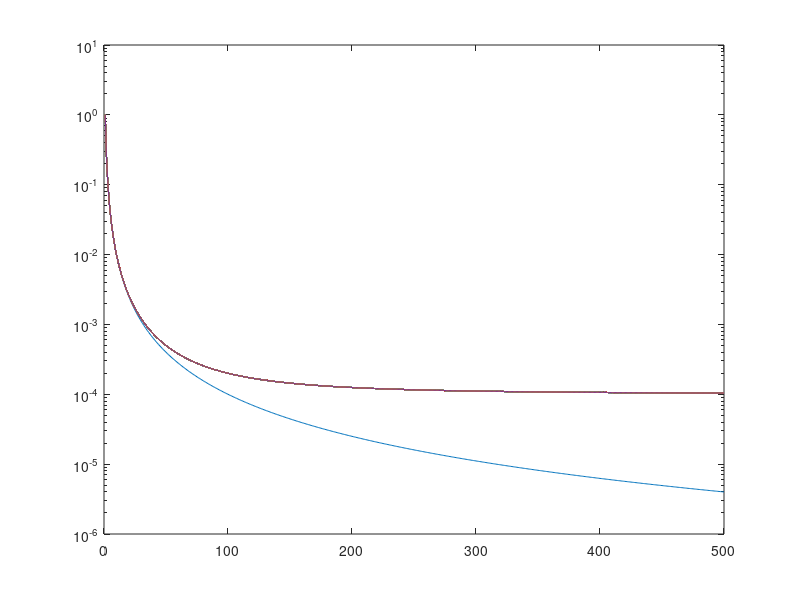

Reproduce this figure in MATLAB. (Note: this script raises an error after producing the figure.)
% 30 03 2025 Test Hutchinson: in quali ipotesi lo stimatore gratuito funziona meglio
% DATI SINTETICI

clear all
close all

T = 10;
n = 500;
dl = 12;

Q = randn(n,n); [Q,~] = qr(Q);
g = linspace(1,n,n);
mi = 1e-4;

decadimento=1;

switch decadimento
    case 1
        G = diag(1./(g).^2);
        figure(1)
        semilogy(diag(G))
        hold on 
        semilogy(diag(G)+mi*ones(n))

    case 2
        G = diag(1./sqrt(g));
        figure(1)
        semilogy(diag(G))
        hold on 
        semilogy(diag(G)+mi*ones(n))

    case 3
        G = diag(exp(-g));
        figure(1)
        semilogy(diag(G))
        hold on 
        semilogy(diag(G)+mi*ones(n))
end

A = Q*G*Q';
trA = sum(log(diag(G+mi*eye(n,n))),"all");

for t=1:T
    for l=10:10:10*dl
    
        [U,Lhat] = Nystrom(A,l); ll=Lhat(l,l);
        P05 = sqrtm((ll+mi)*U*(Lhat+mi*eye(l))^-1*U' + (eye(n) - U*U') );
        P = (ll+mi)*U*(Lhat+mi*eye(l))^-1*U' + (eye(n) - U*U');
    
        trPREC(l/10) = log((ll+mi)^(-l)*prod(diag(Lhat+mi*eye(l,l))));
    
        true_value(l/10) = trace(logm(P05*(A+mi*eye(n))*P05));
    
        Hutch(l/10) = 0;
        
        for j=1:l
            
            x=randn(n,1);
            Hutch(l/10) = Hutch(l/10) + Lanczos_log((P05*(A+mi*eye(n))*P05),x,3);
            
        end
        
        PreHutch(l/10) = Preconditioned_HUTCH(A,mi,P,l,3);
        Hutch(l/10)= 1/l*Hutch(l/10);
        brutal_estimate(l/10) = n*log(mi); %+G(n,n)
        
        PreHutchEst(l/10) = trPREC(l/10) + PreHutch(l/10);
        HutchEst(l/10) = trPREC(l/10) + Hutch(l/10);
        BrutEst(l/10) = trPREC(l/10) + brutal_estimate(l/10);
        
    end
    
    figure(2)
    plot([10:10:10*dl],PreHutchEst,'r')
    hold on
    plot([10:10:10*dl],HutchEst,'b')
    hold on
    plot([10:10:10*dl],BrutEst,'y')
    hold on
    plot([10:10:10*dl],trA*ones(dl,1),'c')
    legend('PreHutch++','Hutch++','BrutalEst','tr$(A+\mu I)$','interpreter','latex')
    
    figure(3)
    plot([10:10:10*dl],PreHutchEst/trA,'r')
    hold on
    plot([10:10:10*dl],HutchEst/trA,'b')
    hold on
    plot([10:10:10*dl],BrutEst/trA,'y')
    ylim([0.8,1.2])
    legend('ratio PreHutch++','ratio Hutch++','ratio BrutalEst')
end